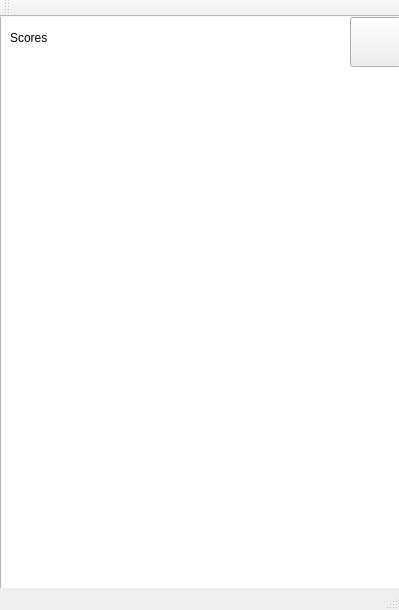
<?xml version="1.0" encoding="UTF-8"?>
<ui version="4.0">
 <class>MainWindow</class>
 <widget class="QMainWindow" name="MainWindow">
  <property name="geometry">
   <rect>
    <x>0</x>
    <y>0</y>
    <width>399</width>
    <height>610</height>
   </rect>
  </property>
  <property name="windowTitle">
   <string>MainWindow</string>
  </property>
  <widget class="QWidget" name="centralWidget">
   <widget class="QGraphicsView" name="graphicsView">
    <property name="geometry">
     <rect>
      <x>0</x>
      <y>-21</y>
      <width>400</width>
      <height>601</height>
     </rect>
    </property>
    <property name="focusPolicy">
     <enum>Qt::NoFocus</enum>
    </property>
    <property name="verticalScrollBarPolicy">
     <enum>Qt::ScrollBarAlwaysOff</enum>
    </property>
    <property name="horizontalScrollBarPolicy">
     <enum>Qt::ScrollBarAlwaysOff</enum>
    </property>
   </widget>
   <widget class="QLabel" name="myscores">
    <property name="geometry">
     <rect>
      <x>10</x>
      <y>0</y>
      <width>111</width>
      <height>41</height>
     </rect>
    </property>
    <property name="text">
     <string>Scores</string>
    </property>
   </widget>
   <widget class="QPushButton" name="stop">
    <property name="enabled">
     <bool>true</bool>
    </property>
    <property name="geometry">
     <rect>
      <x>350</x>
      <y>0</y>
      <width>51</width>
      <height>50</height>
     </rect>
    </property>
    <property name="focusPolicy">
     <enum>Qt::NoFocus</enum>
    </property>
    <property name="text">
     <string/>
    </property>
    <property name="icon">
     <iconset resource="resource.qrc">
      <normaloff>:/pic/stop.png</normaloff>:/pic/stop.png</iconset>
    </property>
    <property name="iconSize">
     <size>
      <width>50</width>
      <height>50</height>
     </size>
    </property>
    <property name="checkable">
     <bool>true</bool>
    </property>
   </widget>
  </widget>
  <widget class="QMenuBar" name="menuBar">
   <property name="geometry">
    <rect>
     <x>0</x>
     <y>0</y>
     <width>399</width>
     <height>22</height>
    </rect>
   </property>
  </widget>
  <widget class="QToolBar" name="mainToolBar">
   <attribute name="toolBarArea">
    <enum>TopToolBarArea</enum>
   </attribute>
   <attribute name="toolBarBreak">
    <bool>false</bool>
   </attribute>
  </widget>
  <widget class="QStatusBar" name="statusBar"/>
 </widget>
 <layoutdefault spacing="6" margin="11"/>
 <resources>
  <include location="resource.qrc"/>
 </resources>
 <connections/>
</ui>
